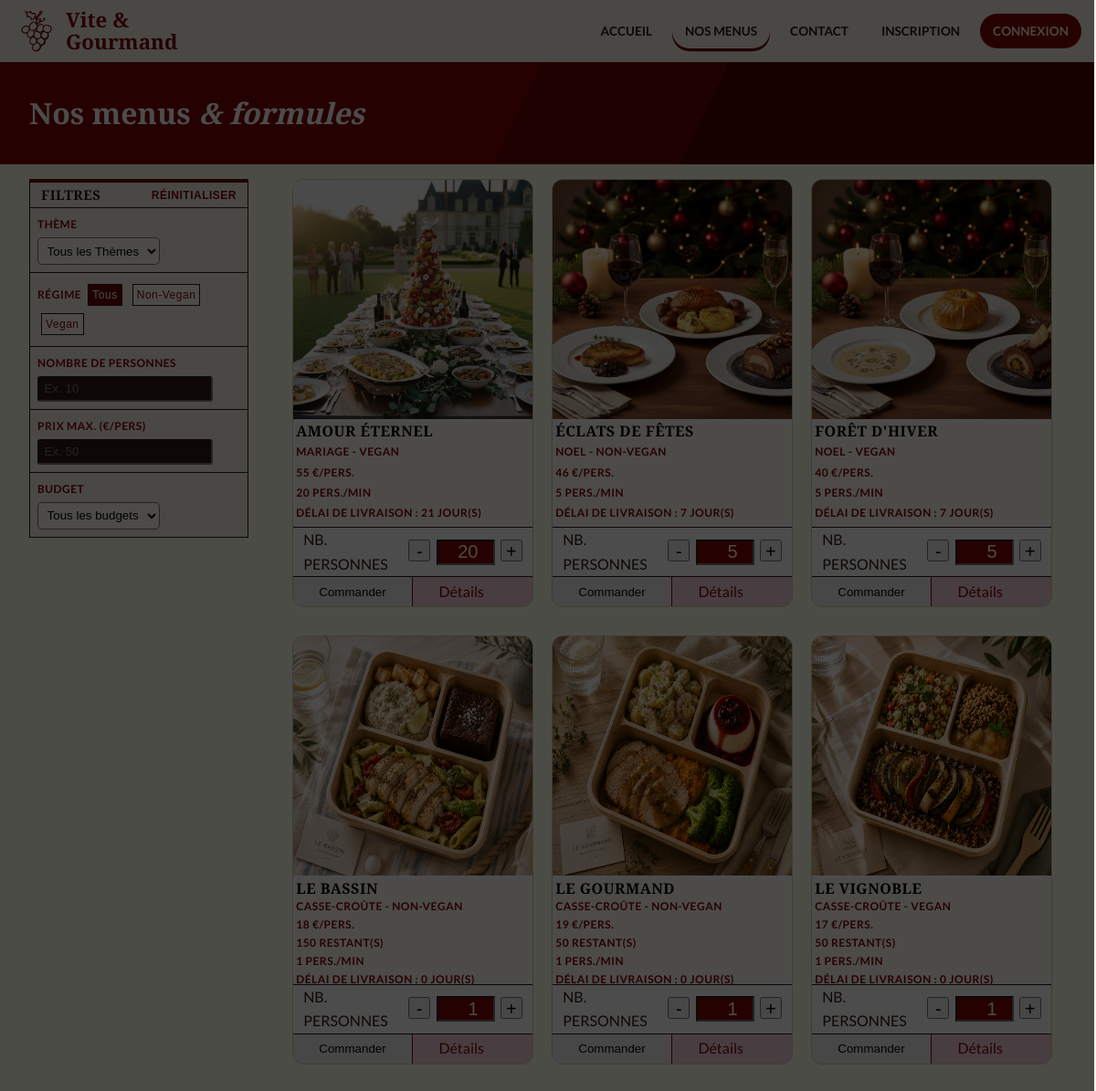
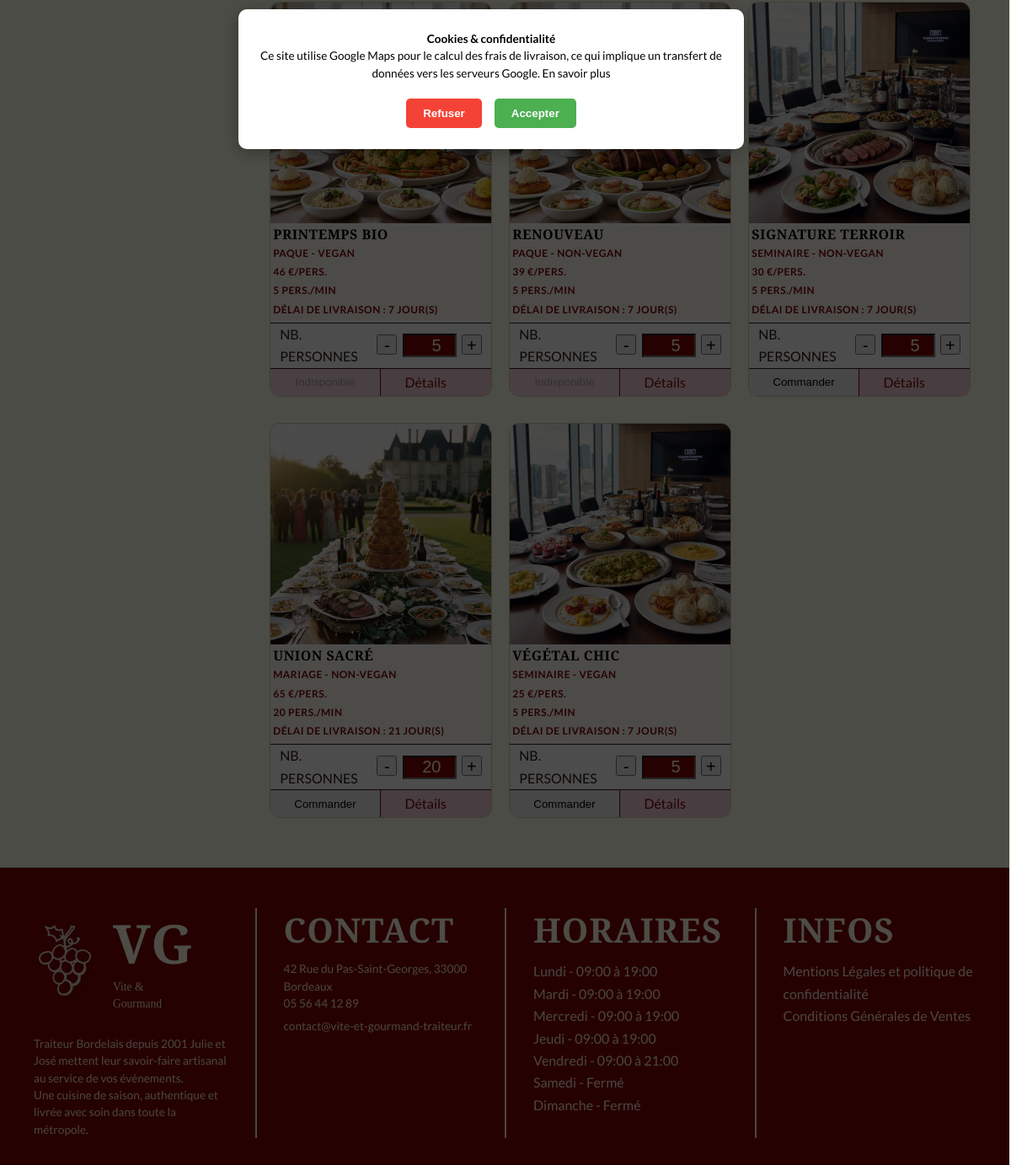
The app's page /nos-menus.php with its own data (2 pictures, top to bottom).
### tables this page shows
CREATE TABLE `menu` (
  `Id_menu` int NOT NULL,
  `menu_nom` varchar(100) NOT NULL,
  `theme` varchar(100) NOT NULL,
  `regime` varchar(100) NOT NULL,
  `nb_perso_min` int DEFAULT NULL,
  `nb_perso_max` int DEFAULT NULL,
  `prix_menu` decimal(10,0) NOT NULL,
  `entree` text NOT NULL,
  `plat` text NOT NULL,
  `dessert` text NOT NULL,
  `boisson` text,
  `allergene` text,
  `description` text,
  `entree_description` text,
  `plat_description` text,
  `dessert_description` text,
  `boisson_description` text,
  `img_menu` varchar(255) DEFAULT NULL,
  `link` varchar(100) DEFAULT NULL,
  `description_info` text,
  `img_uploaded` varchar(255) DEFAULT NULL,
  `actif` tinyint(1) NOT NULL DEFAULT '1',
  `quantite_restante` int DEFAULT NULL,
  `conditions` text,
  `mois_debut` int DEFAULT NULL,
  `mois_fin` int DEFAULT NULL,
  `delai_commande_jours` int DEFAULT NULL
);

CREATE TABLE `horaires` (
  `Id_horaire` int NOT NULL,
  `jour` varchar(20) NOT NULL,
  `ouverture_matin` time DEFAULT NULL,
  `fermeture_matin` time DEFAULT NULL,
  `ouverture_apm` time DEFAULT NULL,
  `fermeture_apm` time DEFAULT NULL,
  `ferme` tinyint(1) NOT NULL DEFAULT '0'
);

### classes/Repository/MenuRepository.php (called while the page is built, shortened)
<?php
require_once __DIR__ . '/../Entity/MenuEntity.php';
class MenuRepository {
    private PDO $pdo;
    public function __construct(PDO $pdo) {
        $this->pdo = $pdo;
    }
    private function hydrateAll(array|false|null $rows): array {
    return array_map(fn($row) => new Menu($row), $rows);
}
    public function findAll(bool $actifOnly = true): array {
        $sql = "SELECT * FROM menu";
        if ($actifOnly) $sql .= " WHERE actif = 1";
        $sql .= " ORDER BY menu_nom ASC";
        $stmt = $this->pdo->query($sql);
        return $this->hydrateAll($stmt->fetchAll());
    }
}

### classes/Entity/MenuEntity.php (called while the page is built, shortened)
<?php
class Menu {
    private string $menu_nom;
    private float $prix_menu;
    private int $nb_perso_min;
    private ?string $img_menu;
    private ?int $quantite_restante;
    private ?string $regime;
    private ?string $theme;
    private ?string $link;
    private ?int $mois_debut;
    private ?int $mois_fin;
    private ?int $delai_commande;
    public function __construct(array $data) {
        $this->menu_nom          = $data['menu_nom'];
        $this->prix_menu         = (float)$data['prix_menu'];
        $this->nb_perso_min      = (int)$data['nb_perso_min'];
        $this->quantite_restante = isset($data['quantite_restante']) ? (int)$data['quantite_restante'] : null;
        $this->img_menu       = $data['img_menu'] ?? null;
        $this->regime            = $data['regime'] ?? null;
        $this->theme             = $data['theme'] ?? null;
        $this->link              = $data['link'] ?? null;
        $this->mois_debut         = $data['mois_debut'] ??  null;
        $this->mois_fin           = $data['mois_fin'] ?? null;
        $this->delai_commande      = $data['delai_commande_jours'] ?? null;
        }
    public function getNom(): string         { return $this->menu_nom; }
    public function getPrix(): float         { return $this->prix_menu; }
    public function getNbPersoMin(): int     { return $this->nb_perso_min; }
    public function getStock(): ?int         { return $this->quantite_restante; }
    public function getRegime(): ?string     { return $this->regime; }
    public function getTheme(): ?string      { return $this->theme; }
    public function getLink(): ?string       { return $this->link; }
    public function getMoisDebut(): ?int     { return $this->mois_debut; }
    public function getMoisFin(): ?int     { return $this->mois_fin; }
    public function getDelaiCommande(): ?int     { return $this->delai_commande; }
    public function getImgMenuUrl(): string{
        $img = $this ->img_menu ?? '';
        return pathinfo($img, PATHINFO_EXTENSION) ? $img : $img .'.png';
    }
    }

### nos-menus.php (the view, shortened to what this page needs)
<?php
$activePage = 'Nos Menus';
require_once __DIR__ . '/login.php';
require_once __DIR__ . '/classes/Repository/MenuRepository.php';
$menuRepository = new MenuRepository($pdo);
$menus = $menuRepository->findAll();
?>
<!DOCTYPE html>
<html lang="fr">
    <?php include __DIR__ . '/includes/head.php'; ?>
    <body>
    <?php include __DIR__ . '/includes/header.php'; ?>
        <div class="nos-menus-banner">
            <div class="nos-menus-banner_dark_diag"></div>
            <div class="nos-menus-banner_text">
                <h1>Nos menus <em>& formules</em></h1>
            </div>
        </div>
    <main>
        <div class="page-menu-wrapper">
            <section class="filters-sidebar">
                <div class="sidebar-wrapper">
                    <div class="filter-name">
                        <h3>Filtres</h3>
                        <button type="button" class="filter-reset">Réinitialiser</button>
                    </div>
                    <div class="filter">
                        <label for="select-theme">THÈME</label>
                        <select name="theme" id="select-theme">
                            <option value="">Tous les Thèmes</option>
                        </select>
                    </div>
                    <div class="filter" id="tags-regime">
                        <label for="regime">RÉGIME</label>
                        <button type="button" class="tag on" data-value="">Tous</button>
                        <button type="button" class="tag" data-value="non-vegan">Non-Vegan</button>
                        <button type="button" class="tag" data-value="vegan">Vegan</button>
                    </div>
                    <div class="filter">
                        <label for="select-nb-personnes">NOMBRE DE PERSONNES</label>
                        <input type="number" class="counter-val" name="nb-personnes" id="select-nb-personnes" placeholder="Ex. 10">
                    </div>
                    <div class="filter">
                        <label for="select-prix">PRIX MAX. (€/pers)</label>
                        <input type="number" class="counter-val" name="prix-max" id="select-prix" placeholder="Ex. 50">
                    </div>
                    <div class="filter">
                        <label for="select-price-fork">Budget</label>
                        <select name="theme" id="select-price-fork">
                            <option value="">Tous les budgets</option>
                        </select>
                    </div>
                </div>
            </section>
            <section class="menu-grid">
                <?php foreach ($menus as $menu): ?>
                   <?php
                        $moisActuel = (int)date('m');
                        $disponibleSaison = $moisActuel >= $menu->getMoisDebut() && $moisActuel <= $menu->getMoisFin();
                        $stockDisponible = $menu->getStock() === null || $menu->getStock() >= $menu->getNbPersoMin();
                    ?>
                <article class="menu-card"
                    data-regime="<?= htmlspecialchars($menu->getRegime()) ?>"
                    data-theme="<?= htmlspecialchars($menu->getTheme()) ?>"
                    data-prix="<?= $menu->getPrix() ?>"
                    data-nb-max="<?= $menu->getNbPersoMin() ?>">
                    <picture>
                        <img src="./Images/<?= $menu->getImgMenuUrl() ?>" alt="<?= htmlspecialchars($menu->getNom()) ?>">
                    </picture>
                    <div class="info-menu">
                        <h3><?= htmlspecialchars($menu->getNom()) ?></h3>
                        <span><?= $menu->getTheme() ?> - <?= $menu->getRegime() ?></span>
                        <span><?= $menu->getPrix() ?> €/PERS.</span>
                        <?php if ($menu->getTheme() === 'casse-croûte' && $menu->getStock() !== null): ?>
                            <span class="menu-stock <?= $menu->getStock() <= 3 ? 'stock-low' : '' ?>">
                            <?= $menu->getStock() > 0
                            ? $menu->getStock() . ' restant(s)'
                            : 'Épuisé' ?>
                            </span>
                        <?php endif; ?>
                        <span><?= $menu->getNbPersoMin() ?> PERS./min</span>
                        <?php if ($menu->getDelaiCommande() !== null): ?>
                            <span class="menu-condition">Délai de livraison : <?= $menu->getDelaiCommande() ?> jour(s)</span>
                        <?php endif; ?>
                    </div>
                    <div>
                        <form action="./achat.php" method="POST" class="form-menu-order" data-stock="<?= $menu->getStock() ?? '' ?>">
                            <div class="menu-card-footer">
                                <div class="nb-person">
                                    <span>NB.<br>PERSONNES</span>
                                    <div class="input-nb-person">
                                        <button type="button" class="counter-btn" onclick="change(this, -1)" aria-label="Diminuer le nombre de personnes">-</button>
                                        <input type="number" class="counter-val" name="nb_pers" value="<?= $menu->getNbPersoMin() ?>" min="<?= $menu->getNbPersoMin() ?? 1 ?>" <?= $menu->getStock() !== null ? 'max="' . $menu->getStock() . '"' : '' ?> required>
                                        <button type="button" class="counter-btn" onclick="change(this, 1)" aria-label="Augmenter le nombre de personnes">+</button>
                                    </div>
                                </div>
                                <div class="btn-footer-card-menu">
                                    <?php
                                            if ($disponibleSaison && $stockDisponible): ?>
                                                <button type="submit" class="btn-direct-order">Commander</button>
                                            <?php elseif (!$stockDisponible): ?>
                                                <button type="button" class="btn-direct-order" disabled>Épuisé</button>
                                            <?php else: ?>
                                                <button type="button" class="btn-direct-order" disabled>Indisponible</button>
                                    <?php endif;?>
                                    <a href="./data/menu-detail.php?id=<?= $menu->getLink() ?>" class="btn-details">Détails</a>
                                </div>
                            </div>
                        </form>
                    </div>
                </article>
                <?php endforeach; ?>
            </section>
            </div>
    </main>
    <?php include __DIR__ . '/includes/footer.php'; ?>
    </body>
</html>

### includes/head.php (shortened to what this page needs)
<head>
    <link href="<?= BASE_URL ?>/css/style.css" rel="stylesheet" type="text/css">
</head>

### includes/header.php (shortened to what this page needs)
<header>
            <div class="nav-bar">
                <div id="logo">
                <a href="<?= BASE_URL ?>/index.php"> <img src='<?= BASE_URL ?>/Images/Logo_bordeaux.svg' class="logo-img" alt='Logo Vite & Gourmand'>
                <span class="long-logo">Vite & Gourmand</span></a>
                </div>
                <nav class="nav-menu">
                    <ul class="nav-list">
                        <li> <a href="<?= BASE_URL ?>/index.php" class="<?php echo $activePage ==='Accueil' ? 'nav-active' : '' ;?>" >Accueil</a></li>
                        <li> <a href="<?= BASE_URL ?>/nos-menus.php" class="<?php echo $activePage ==='Nos Menus' ? 'nav-active' : '' ;?>">Nos Menus</a></li>
                        <li> <a href="<?= BASE_URL ?>/contact.php" class="<?php echo $activePage ==='Contact' ? 'nav-active' : '' ;?>" >Contact</a></li>
                        <?php if(isset($_SESSION['user_id'])) : ?>
                            <?php if($_SESSION['role'] === 'admin') : ?>
                                <li> <a href="<?= BASE_URL ?>/espace-admin.php" class="<?php echo $activePage ==='espace admin' ? 'nav-active' : '' ;?>">Espace Admin</a></li>
                            <?php elseif ($_SESSION['role'] === 'employe') : ?>
                                <li> <a href="<?= BASE_URL ?>/espace-employe.php" class="<?php echo $activePage ==='espace employe' ? 'nav-active' : '' ;?>">Espace Employé</a></li>
                            <?php else :?>
                                <li> <a href="<?= BASE_URL ?>/espace-client.php" class="<?php echo $activePage ==='espace client' ? 'nav-active' : '' ;?>">Mon Compte</a></li>
                            <?php endif; ?>
                            <li> <a href="<?= BASE_URL ?>/deconnexion.php" class="<?php echo $activePage ==='Déconnexion' ? 'nav-active' : '' ;?>">Déconnexion</a></li>
                        <?php  else: ?>
                                <li> <a href="<?= BASE_URL ?>/inscription.php" class="<?php echo $activePage ==='Inscription' ? 'nav-active' : '' ;?>">Inscription</a></li>
                                <li> <a href="<?= BASE_URL ?>/connexion.php" class="<?php echo $activePage ==='Connexion' ? 'nav-active' : '' ;?>" id="login">Connexion</a></li>
                        <?php endif; ?>
                    </ul>
                </nav>
            </div>
        </header>

### includes/footer.php (shortened to what this page needs)
<footer>
    <div id="cookie-overlay" class="cookie-overlay">
                <div class="cookie-banner">
                    <p>
                        <strong> Cookies & confidentialité</strong><br>
                        Ce site utilise Google Maps pour le calcul des frais de livraison,
                        ce qui implique un transfert de données vers les serveurs Google.
                        <a href="<?= BASE_URL ?>/mentions.php" target="_blank" aria-label="s'ouvre les mentions légales dans un nouvel onglet">En savoir plus</a>
                    </p>
                    <div class="cookie-buttons">
                        <button id="refuse-cookies" class="btn-cookie-refuse">Refuser</button>
                        <button id="accept-cookies" class="btn-cookie-accept">Accepter</button>
                    </div>
                </div>
            </div>
            <div>
                <div class="footer-logo-group">
                    <img src="<?= BASE_URL ?>/Images/Logo_beige_final_v2.svg" class="footer-logo" alt="Logo Vite & Gourmand">
                    <div class="footer-logo-text">
                        <h3>VG</h3>
                        <p>Vite & Gourmand</p>
                    </div>
                </div>
                <br>
                <p>Traiteur Bordelais depuis 2001 Julie et José mettent leur savoir-faire artisanal au service de vos événements. <br> Une cuisine de saison, authentique et livrée avec soin dans toute la métropole.</p>
            </div>
            <address>
                <h3> CONTACT </h3>
                <?php
                $stmt_info = $pdo->query("SELECT * FROM renseignement ");
                $informations = $stmt_info->fetch();
                ?>
                <p><?= $informations['adresse'] ?? '42 Rue du Pas-Saint-Georges, 33000 Bordeaux' ?></p>
                <ul>
                    <li><?php echo $informations['telephone'] ?? '05 56 44 12 89' ; ?></li>
                    <li><a href="mailto:contact@vite-et-gourmand-traiteur.fr"><?php echo $informations['email'] ?? 'contact@vite-et-gourmand-traiteur.fr' ; ?></a></li>
                </ul>
            </address>
            <div>
                <h3>HORAIRES</h3>
                <ul>
                    <?php
                        $stmt_h = $pdo->query("SELECT * FROM horaires ORDER BY Id_horaire ASC");
                        $horaires_footer = $stmt_h->fetchAll();
                    ?>
                    <?php foreach ($horaires_footer as $h): ?>
                        <?php if (!$h['ferme']):; ?>
                            <li> <?= htmlspecialchars($h['jour']) ?> - <?= substr($h['ouverture_matin'], 0, 5) ?> à <?= substr($h['fermeture_apm'], 0, 5) ?></li>
                        <?php else: ?>
                            <li> <?= htmlspecialchars($h['jour']) ?> - Fermé</li>
                        <?php endif; ?>
                    <?php endforeach; ?>
                </ul>
                    </div>
            <div>
                <h3>INFOS</h3>
                <a href="<?= BASE_URL ?>/mentions.php"> Mentions Légales et politique de confidentialité</a>
                <br>
                <a href="<?= BASE_URL ?>/CGV.php"> Conditions Générales de Ventes </a>
            </div>
        </footer>

### records on screen
menu: img_menu (picture), menu_nom "AMOUR ÉTERNEL", theme "MARIAGE", regime "VEGAN", prix_menu "55", nb_perso_min "20", delai_commande_jours "21", nb_pers "20", mois_debut "Commander"
menu: img_menu (picture), menu_nom "ÉCLATS DE FÊTES", theme "NOEL", regime "NON-VEGAN", prix_menu "46", nb_perso_min "5", delai_commande_jours "7", nb_pers "5", mois_debut "Commander"
menu: img_menu (picture), menu_nom "FORÊT D'HIVER", theme "NOEL", regime "VEGAN", prix_menu "40", nb_perso_min "5", delai_commande_jours "7", nb_pers "5", mois_debut "Commander"
menu: img_menu (picture), menu_nom "LE BASSIN", theme "CASSE-CROÛTE", regime "NON-VEGAN", prix_menu "18", quantite_restante "150", nb_perso_min "1", delai_commande_jours "0", nb_pers "1", mois_debut "Commander"
menu: img_menu (picture), menu_nom "LE GOURMAND", theme "CASSE-CROÛTE", regime "NON-VEGAN", prix_menu "19", quantite_restante "50", nb_perso_min "1", delai_commande_jours "0", nb_pers "1", mois_debut "Commander"
menu: img_menu (picture), menu_nom "LE VIGNOBLE", theme "CASSE-CROÛTE", regime "VEGAN", prix_menu "17", quantite_restante "50", nb_perso_min "1", delai_commande_jours "0", nb_pers "1", mois_debut "Commander"
menu: menu_nom "PRINTEMPS BIO", theme "PAQUE", regime "VEGAN", prix_menu "46", nb_perso_min "5", delai_commande_jours "7", nb_pers "5"
menu: menu_nom "RENOUVEAU", theme "PAQUE", regime "NON-VEGAN", prix_menu "39", nb_perso_min "5", delai_commande_jours "7", nb_pers "5"
menu: img_menu (picture), menu_nom "SIGNATURE TERROIR", theme "SEMINAIRE", regime "NON-VEGAN", prix_menu "30", nb_perso_min "5", delai_commande_jours "7", nb_pers "5", mois_debut "Commander"
menu: img_menu (picture), menu_nom "UNION SACRÉ", theme "MARIAGE", regime "NON-VEGAN", prix_menu "65", nb_perso_min "20", delai_commande_jours "21", nb_pers "20", mois_debut "Commander"
menu: img_menu (picture), menu_nom "VÉGÉTAL CHIC", theme "SEMINAIRE", regime "VEGAN", prix_menu "25", nb_perso_min "5", delai_commande_jours "7", nb_pers "5", mois_debut "Commander"
horaires: jour "Lundi", ouverture_matin "09:00", fermeture_apm "19:00"
horaires: jour "Mardi", ouverture_matin "09:00", fermeture_apm "19:00"
horaires: jour "Mercredi", ouverture_matin "09:00", fermeture_apm "19:00"
horaires: jour "Jeudi", ouverture_matin "09:00", fermeture_apm "19:00"
horaires: jour "Vendredi", ouverture_matin "09:00", fermeture_apm "21:00"
horaires: jour "Samedi"
horaires: jour "Dimanche"

### other values on screen
$informations['adresse'] "42 Rue du Pas-Saint-Georges, 33000 Bordeaux"
$informations['telephone'] "05 56 44 12 89"
$informations['email'] "contact@vite-et-gourmand-traiteur.fr"
